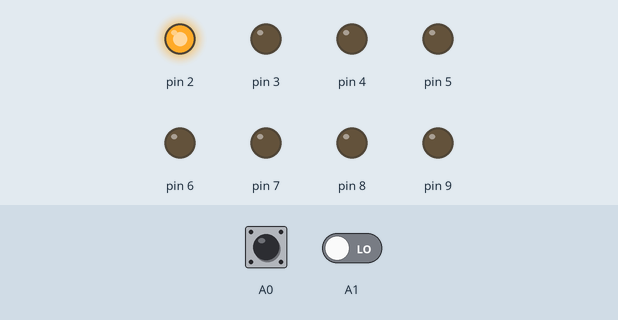
Recording of a sketch running on a simulated Arduino Uno, built with avr-gcc and run on an emulated ATmega328P. Parts: output pins drawn as LEDs (lit = HIGH). Inputs (shaded band) come from the test bench; at power-on: A0 LOW, A1 LOW.

Above: at 1.2 s.
1.3 s: A0 pulsed HIGH 5 times (0.12 s each, 0.3 s apart)
At 1.57 s:
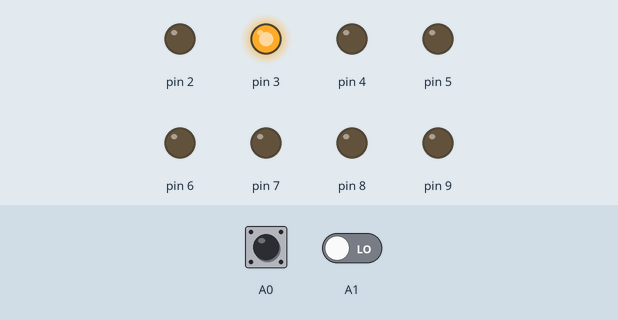
At 3.0 s:
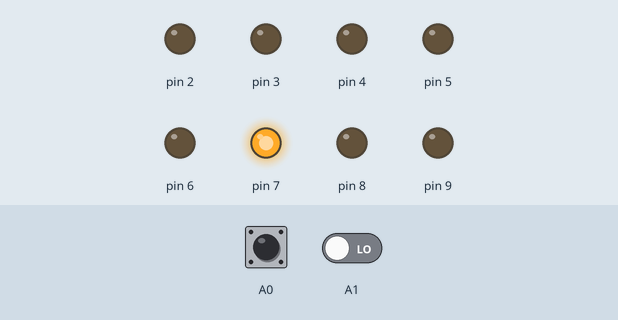
4.3 s: A0 pulsed HIGH 2 times (0.12 s each, 0.3 s apart)
At 5.8 s:
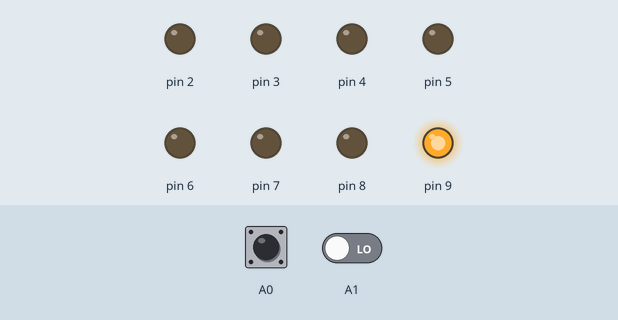
Timing chart, 0 to 7.3 s (numbered marks = the images above; inputs shaded):
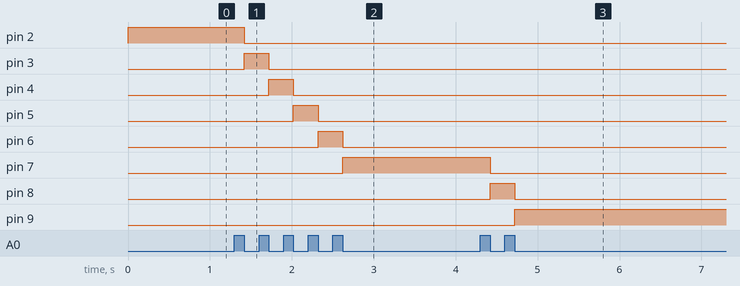

The sketch:

assignment_2_wk1.ino
```cpp
int p=0, a0, a1;
String check0 = "open", check1 = "open";
void setup()
{
  pinMode(A0, INPUT);
  pinMode(A1, INPUT);
  DDRD=0b11111100;
  DDRB=0b00000011;
  Serial.begin(9600);
  LEDup(0);
}

void loop()
{
  a0=digitalRead(A0);
  a1=digitalRead(A1);
  if(p>7)                                   //go throught left
  {
    p = 0;
  }
  else if(p<0)                              //go through right
  {
    p = 7;
  }
  LEDup(p);                                 //turn-on LED

//     _________Door of filter clicker_________

  if((a0 == 1)&&(check0 == "open"))         //A0 button   DOOR open & finger up
  {
    check0 = "close";
  }
  else if((a0 == 0)&&(check0 == "close"))   // DOOR close & finger down
  {
    p++;
    check0 = "open";
  }
  else if((a1 == 1)&&(check1 =="open"))      //A1 button   DOOR open & finger up
  {
    check1 = "close";
  }
  else if((a1 == 0)&&(check1 == "close"))   // DOOR close & finger down
  {
    p--;
    check1 = "open";
  }

// Serial.print(a0);
// Serial.println(a1);
// Serial.println(p);
// Serial.println(check0);
// Serial.println(check1);

}

void LEDup(int position_LED)                //function shift position
{
  byte LED_D=0b00000100;
  byte LED_B=0b00000001;
  if(position_LED>=0 && position_LED<=5)
  {
    PORTB = 0x00;
    PORTD = LED_D << position_LED;
  }
  else if(position_LED ==6 || position_LED ==7)
  {
    PORTD = 0x00;
    PORTB = LED_B << (position_LED % 6);
  }
}
```

Measured:
- after the input at 1.3 s, pin 2: HIGH → LOW after 0.12 s; pin 3: LOW → HIGH after 0.12 s, → LOW 0.30 s later; pin 4: LOW → HIGH after 0.42 s, → LOW 0.30 s later; pin 5: LOW → HIGH after 0.72 s, → LOW 0.30 s later; pin 6: LOW → HIGH after 1.0 s, → LOW 0.30 s later
- after the input at 4.3 s, pin 7: HIGH → LOW after 0.12 s; pin 8: LOW → HIGH after 0.12 s, → LOW 0.30 s later; pin 9: LOW → HIGH after 0.42 s
